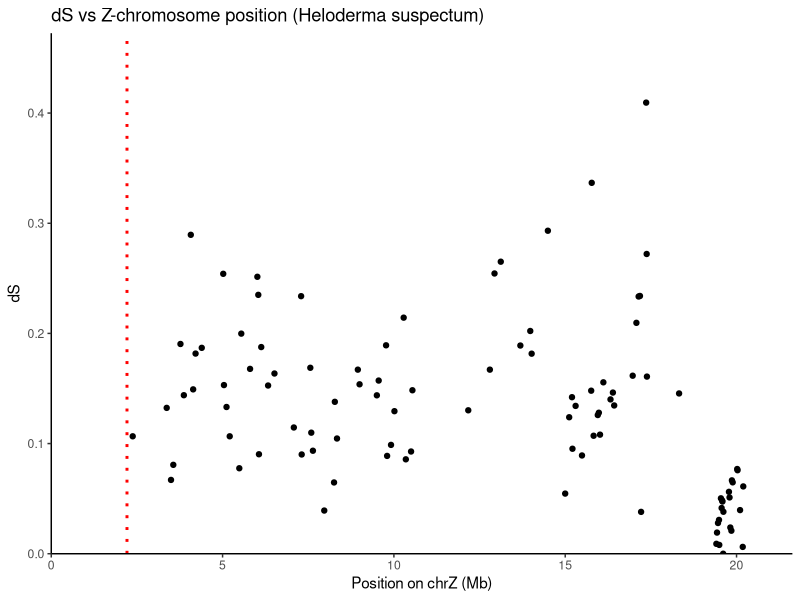
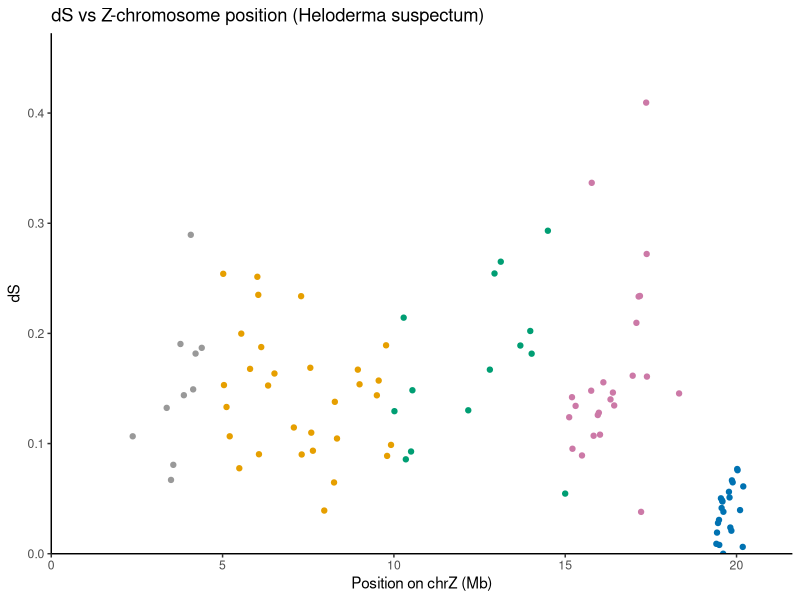
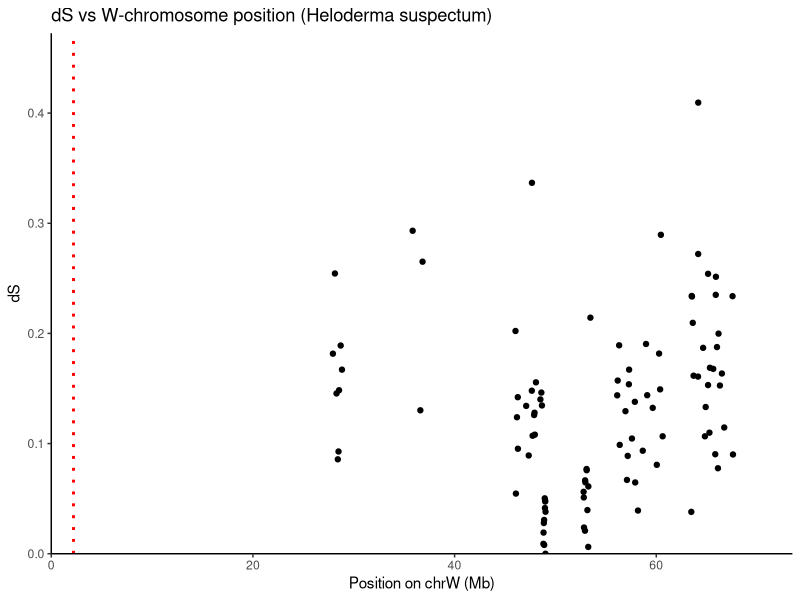
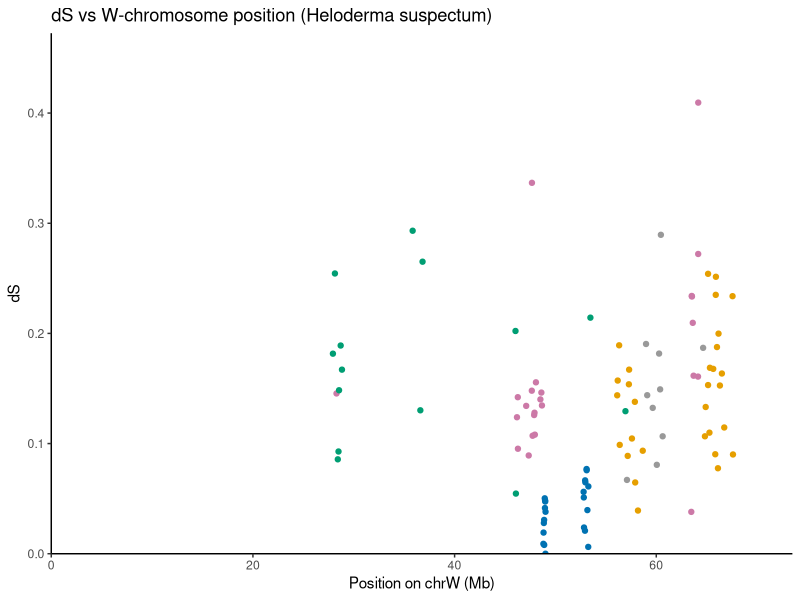
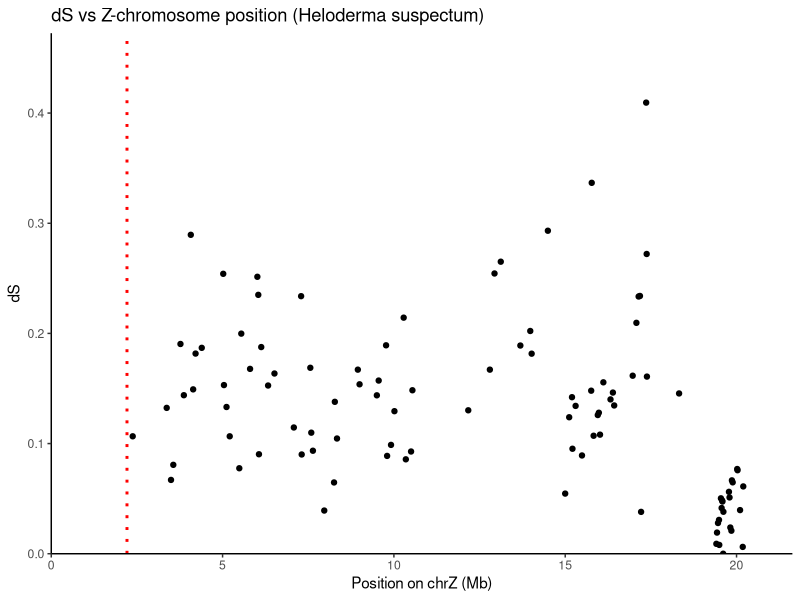
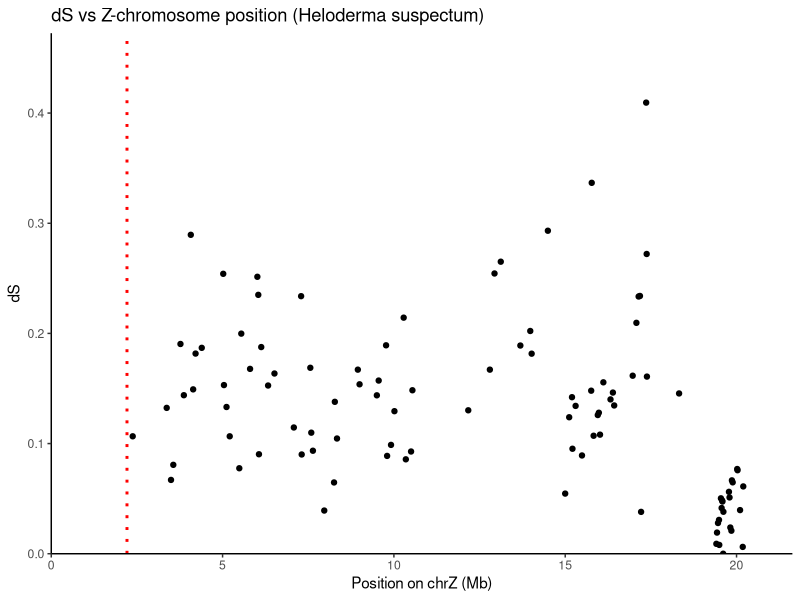
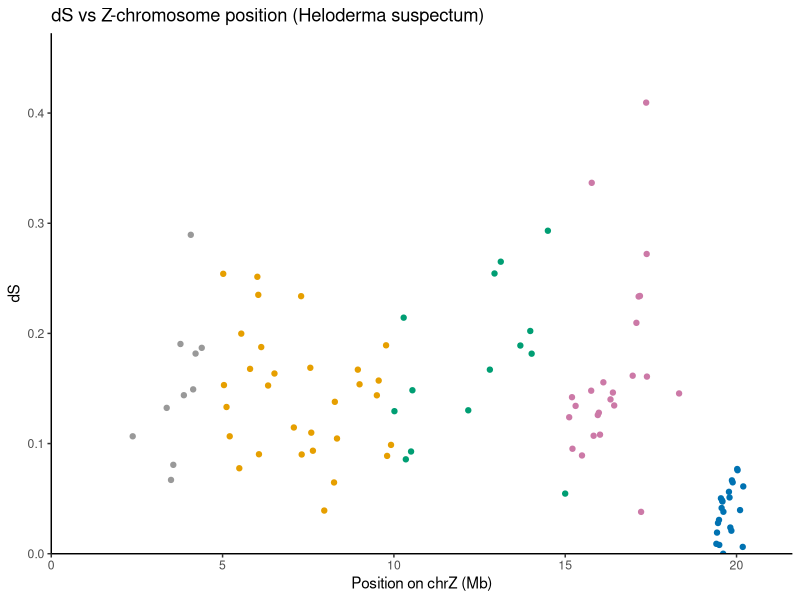
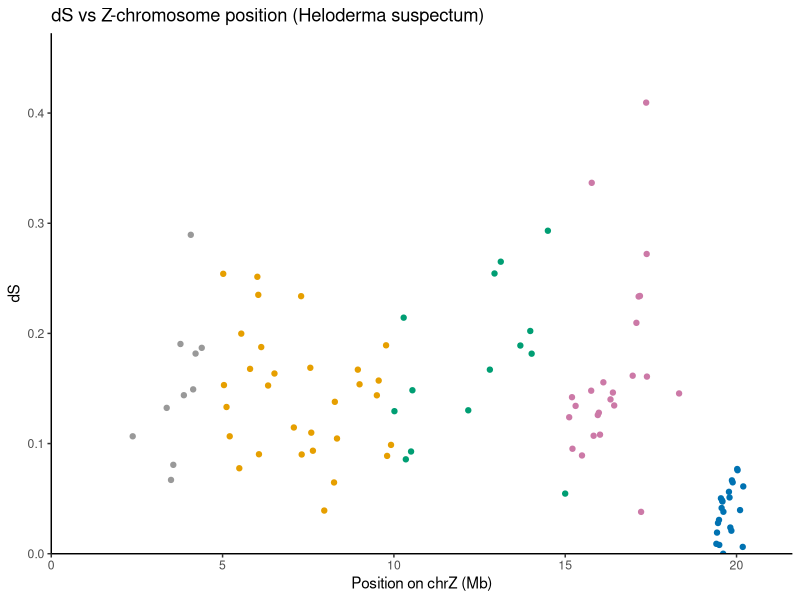

Write the R code that produced these figures, in order.
# ------
# Goal
#   Plot dS vs. chrZ position (and chrW position) for Heloderma gametolog genes.
# Contents
# 1) Make table for plotting
# 2) Plot dS v. chrZ position
#   a) dS vs. chrZ -- Normal
#   b) dS vs. chrZ -- Colored
#   c) dS vs. chrZ -- Highlighting the 35 shared orthologs along the Z chrom
# 3) Plot dS vs. chrW position
#   a) dS vs. chrW -- Normal
#   b) dS vs. chrW -- Colored
# ------

# Load in packages
library(tidyverse)

# Set working directory
setwd("/vf/users/Wilson_Lab/projects/squamates/Heloderma_sexchr/gametolog_analysis/sheffermannm/heloderma_only")

# === 1) Make table for plotting ===
# Read in final gametolog table (has dS values)
final_gametologs <- read_tsv("heloderma_Z_W_gametologs_final.tsv", show_col_types = FALSE)

# Read in list of genes that are orthologs (after curating alignments)
final_orthologs <- c("LOC_00019078", "LOC_00019083", "LOC_00019092", "LOC_00019100", "LOC_00019111", "LOC_00019114", "LOC_00019116", 
                     "LOC_00019120", "LOC_00019130", "LOC_00019157", "LOC_00019162", "LOC_00019168", "LOC_00019169", "LOC_00019183",
                     "LOC_00019197", "LOC_00019204", "LOC_00019207", "LOC_00019236", "LOC_00019256", "LOC_00019264", "LOC_00019282",
                     "LOC_00019284", "LOC_00019285", "LOC_00019299", "LOC_00019305", "LOC_00019325", "LOC_00019334")

# Add some modifications
plot_tbl_prank <- final_gametologs %>% 
  # Write position in megabases
  mutate(Z_start = Z_start/1e6, Z_end = Z_end/1e6, W_start = W_start/1e6, W_end = W_end/1e6) %>% 
  # Separate graph into 5 "chunks" and color them 
  mutate(region = case_when(Z_start < 5 ~ "0-5",
                            Z_start < 10 ~ "5-10",
                            Z_start < 15 ~ "10-15",
                            Z_start < 19 ~ "15-19",
                            TRUE   ~ "19+")) %>% 
  mutate(ortholog = if_else(Z %in% final_orthologs, "yes", "no"))

# === 2) Plot dS v. chrZ position ===
# ==== a) dS vs. chrZ -- Normal ====
# Plot
plot_prank_z <- ggplot(plot_tbl_prank, aes(x = Z_start, y = dS)) +
  geom_point() +
  coord_cartesian(xlim = c(0,20.6), ylim = c(0, 0.45)) +
  # Force X axis to start at 0 with no padding buffer
  scale_x_continuous(limits = c(0, NA), expand = expansion(mult = c(0, 0.05))) +
  # Force Y axis to start at 0 with no padding buffer
  scale_y_continuous(limits = c(0, NA), expand = expansion(mult = c(0, 0.05))) +
  theme_classic() +
  theme(legend.position = "none") +
  labs(x = "Position on chrZ (Mb)", y = "dS", title = "dS vs Z-chromosome position (Heloderma suspectum)") +
  # Add vertical line to indicate PAR location
  geom_vline(xintercept = 2209992/1e6, linetype = "dotted", color = "red", linewidth = 1)
plot_prank_z

# Save plot
ggsave("../figures/dS_Zcoord_plot_gila.png", plot = plot_prank_z, dpi = 300, width = 10, height = 6)
ggsave("../figures/dS_Zcoord_plot_gila.pdf", plot = plot_prank_z, dpi = 300, width = 10, height = 6)


# ==== b) dS vs. chrZ -- Colored ====
plot_prank_z_colored <- ggplot(plot_tbl_prank, aes(x = Z_start, y = dS, color = region)) +
  geom_point() +
  coord_cartesian(xlim = c(0,20.6), ylim = c(0, 0.45)) +
  # Force X axis to start at 0 with no padding buffer
  scale_x_continuous(limits = c(0, NA), expand = expansion(mult = c(0, 0.05))) +
  # Force Y axis to start at 0 with no padding buffer
  scale_y_continuous(limits = c(0, NA), expand = expansion(mult = c(0, 0.05))) +
  scale_color_manual(values = c(
    "0-5"   = "grey60",
    "5-10"  = "#E69F00",
    "10-15" = "#009E73",
    "15-19" = "#CC79A7",
    "19+"   = "#0072B2")) +
  theme_classic() +
  theme(legend.position = "none") +
  labs(x = "Position on chrZ (Mb)", y = "dS", title = "dS vs Z-chromosome position (Heloderma suspectum)")
plot_prank_z_colored

# Save plot
ggsave("../figures/dS_Zcoord_plot_gila_colored.png", plot = plot_prank_z_colored, dpi = 300, width = 10, height = 6)
ggsave("../figures/dS_Zcoord_plot_gila_colored.pdf", plot = plot_prank_z_colored, dpi = 300, width = 10, height = 6)

# ==== c) dS vs. chrZ -- Highlighting the 35 shared orthologs along the Z chrom ====
#plot_prank_z_orthologs <- ggplot(plot_tbl_prank, aes(x = Z_start, y = dS, color = ortholog)) +
#  geom_point() +
#  coord_cartesian(xlim = c(0, 20.6), ylim = c(0, 0.45)) +
  # Force X axis to start at 0 with no padding buffer
#  scale_x_continuous(limits = c(0, NA), expand = expansion(mult = c(0, 0.05))) +
  # Force Y axis to start at 0 with no padding buffer
#  scale_y_continuous(limits = c(0, NA), expand = expansion(mult = c(0, 0.05))) +
#  scale_color_manual(values = c(
#    "no"   = "grey60",
#    "yes"  = "#E69F00")) +
#  theme_classic() +
#  theme(legend.position = "none") +
#  labs(x = "Position on chrZ (Mb)", y = "dS", title = "dS vs Z-chromosome position (H. suspectum) (Colors represent genes that have orthologs in other species)")
#plot_prank_z_orthologs

# Save plot
#ggsave("../figures/dS_Zcoord_plot_gila_orthologs.png", plot = plot_prank_z_orthologs, dpi = 300, width = 12, height = 6)
#ggsave("../figures/dS_Zcoord_plot_gila_orthologs.pdf", plot = plot_prank_z_orthologs, dpi = 300, width = 12, height = 6)

# ==== 3) dS vs. chrW position ====
# ==== a) dS vs. chrW -- Normal ====
plot_prank_w <- ggplot(plot_tbl_prank, aes(x = W_start, y = dS)) +
  geom_point() +
  coord_cartesian(xlim = c(0, 70), ylim = c(0, 0.45)) +
  # Force X axis to start at 0 with no padding buffer
  scale_x_continuous(limits = c(0, NA), expand = expansion(mult = c(0, 0.05))) +
  # Force Y axis to start at 0 with no padding buffer
  scale_y_continuous(limits = c(0, NA), expand = expansion(mult = c(0, 0.05))) +
  theme_classic() +
  theme(legend.position = "none") +
  labs(x = "Position on chrW (Mb)", y = "dS", title = "dS vs W-chromosome position (Heloderma suspectum)") +
  # Add vertical line to indicate PAR location
  geom_vline(xintercept = 2205462/1e6, linetype = "dotted", color = "red", linewidth = 1)
plot_prank_w

# Save plot
ggsave("../figures/dS_Wcoord_plot_gila.png", plot = plot_prank_w, dpi = 300, width = 10, height = 6)
ggsave("../figures/dS_Wcoord_plot_gila.pdf", plot = plot_prank_w, dpi = 300, width = 10, height = 6)

# ==== b) dS vs. chrW -- Colored ====
plot_prank_w_colored <- ggplot(plot_tbl_prank, aes(x = W_start, y = dS, color = region)) +
  geom_point() +
  coord_cartesian(xlim = c(0, 70), ylim = c(0, 0.45)) +
  # Force X axis to start at 0 with no padding buffer
  scale_x_continuous(limits = c(0, NA), expand = expansion(mult = c(0, 0.05))) +
  # Force Y axis to start at 0 with no padding buffer
  scale_y_continuous(limits = c(0, NA), expand = expansion(mult = c(0, 0.05))) +
  scale_color_manual(values = c(
    "0-5"   = "grey60",
    "5-10"  = "#E69F00",
    "10-15" = "#009E73",
    "15-19" = "#CC79A7",
    "19+"   = "#0072B2")) +
  theme_classic() +
  theme(legend.position = "none") +
  labs(x = "Position on chrW (Mb)", y = "dS", title = "dS vs W-chromosome position (Heloderma suspectum)")
plot_prank_w_colored

# Save plot
ggsave("../figures/dS_Wcoord_plot_gila_colored.png", plot = plot_prank_w_colored, dpi = 300, width = 10, height = 6)
ggsave("../figures/dS_Wcoord_plot_gila_colored.pdf", plot = plot_prank_w_colored, dpi = 300, width = 10, height = 6)
